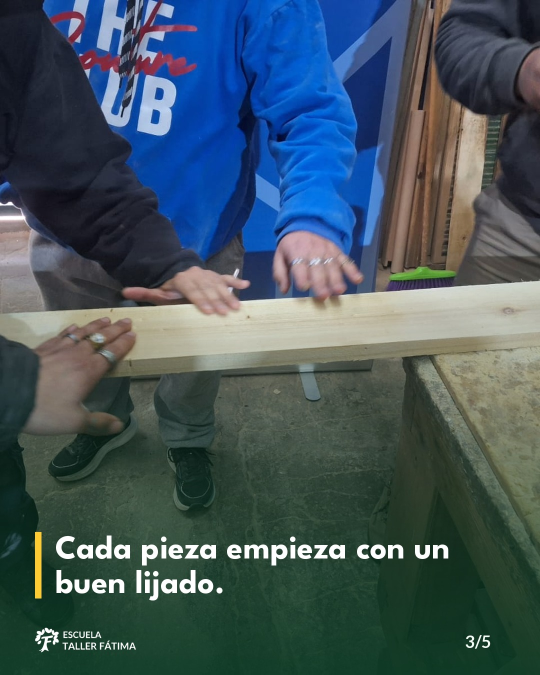
#> input picture clientes/tallerfatima/img/1117-carpinteria-3.jpg, 1080 x 1350 px, given in place of logo-blanco.png, which was not available (shown at 1/2 size)
$ python armar_piezas.py ../img/1117-carpinteria-3.jpg
#> lines starting #> are read from the running program, lines starting #| are printed output that depends on the picture
"""Arma las piezas gráficas de Escuela Taller Fátima con la identidad del manual de marca 2023.
Colores: verde #00894C, crema #F5FBF6, marrón #52453B, turquesa #17919C, verde claro #78B02A, amarillo #FFCB33.
Tipografías: League Spartan Bold (títulos) y Lato (textos).
Uso: python3 armar_piezas.py <carpeta_fuentes>   (carpeta con los .woff de Lato y League Spartan)
"""
import sys, os
from PIL import Image, ImageDraw, ImageFont, ImageFilter, ImageOps

BASE = os.path.dirname(os.path.dirname(os.path.abspath(__file__)))
F = os.path.join(BASE, "fotos")
OUT = os.path.join(BASE, "img")
os.makedirs(OUT, exist_ok=True)
FUENTES = sys.argv[1]
VERDE, CREMA, MARRON, AMARILLO = "#00894C", "#F5FBF6", "#52453B", "#FFCB33"

def fuente(nombre, tam):
    return ImageFont.truetype(os.path.join(FUENTES, nombre), tam)

SP = lambda t: fuente("league-spartan-latin-700-normal.woff", t)
LATO = lambda t: fuente("lato-latin-400-normal.woff", t)
LATOB = lambda t: fuente("lato-latin-700-normal.woff", t)
LOGO_B = Image.open(os.path.join(BASE, "marca", "logo-blanco.png")).convert("RGBA")
LOGO_V = Image.open(os.path.join(BASE, "marca", "logo-verde.png")).convert("RGBA")
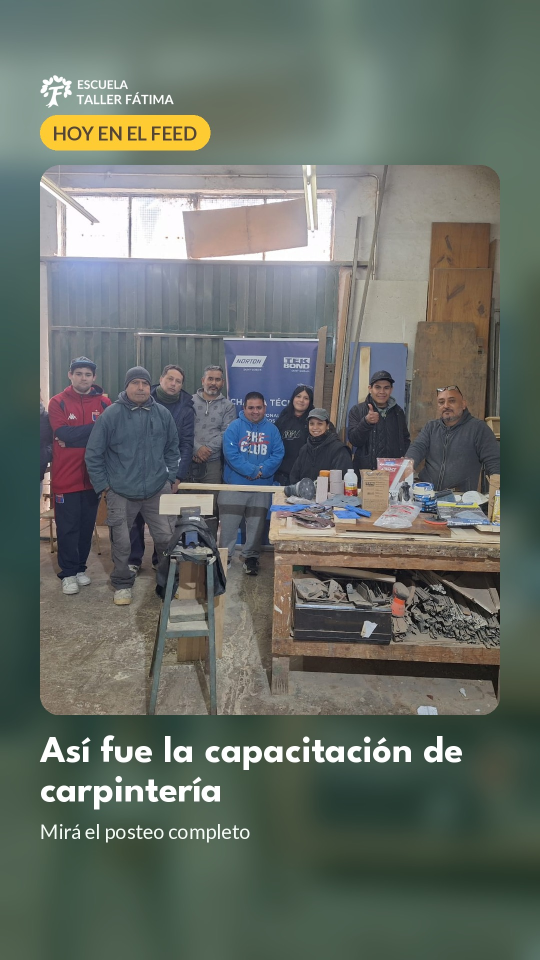
#> input picture clientes/tallerfatima/img/1117-historia.jpg, 1080 x 1920 px, given in place of logo-verde.png, which was not available (shown at 1/2 size)

def recortar(ruta, w, h, centro=(0.5, 0.45)):
    im = ImageOps.exif_transpose(Image.open(ruta)).convert("RGB")
    return ImageOps.fit(im, (w, h), Image.LANCZOS, centering=centro)

def logo(lienzo, cual, ancho, x, y):
    l = cual.copy(); l.thumbnail((ancho, ancho))
    bb = l.getbbox(); l = l.crop(bb)
    lienzo.paste(l, (x, y), l)

def texto_lineas(d, lineas, fnt, x, y, color, inter=1.12):
    for ln in lineas:
        d.text((x, y), ln, font=fnt, fill=color)
        y += int(fnt.size * inter)
    return y

def partir(d, texto, fnt, ancho):
    pal, lineas, act = texto.split(), [], ""
    for p in pal:
        prueba = (act + " " + p).strip()
        if d.textlength(prueba, font=fnt) <= ancho: act = prueba
        else: lineas.append(act); act = p
    if act: lineas.append(act)
    return lineas

def portada(foto, etiqueta, titulo, sub, salida, deslizar=True):
    W, H = 1080, 1350
    c = Image.new("RGB", (W, H), CREMA)
    c.paste(recortar(foto, W, 830), (0, 0))
    d = ImageDraw.Draw(c)
    d.rectangle([0, 830, W, H], fill=VERDE)
    d.rounded_rectangle([70, 785, 70 + d.textlength(etiqueta, font=LATOB(34)) + 56, 860], 38, fill=AMARILLO)
    d.text((98, 800), etiqueta, font=LATOB(34), fill=MARRON)
    y = texto_lineas(d, partir(d, titulo, SP(92), W - 140), SP(92), 70, 905, "white", 1.02)
    texto_lineas(d, partir(d, sub, LATO(40), W - 140), LATO(40), 70, y + 18, CREMA, 1.3)
    logo(c, LOGO_B, 330, 70, H - 120)
    if not deslizar:
        c.save(salida, quality=92); return
    tx = W - 120 - d.textlength("Deslizá", font=LATOB(36))
    d.text((tx, H - 100), "Deslizá", font=LATOB(36), fill=AMARILLO)
    d.polygon([(W - 105, H - 95), (W - 70, H - 78), (W - 105, H - 61)], fill=AMARILLO)
    c.save(salida, quality=92)

def foto_con_texto(foto, frase, salida, n=None, centro=(0.5, 0.45)):
    W, H = 1080, 1350
    c = recortar(foto, W, H, centro)
    grad = Image.new("L", (1, 256))
    for i in range(256): grad.putpixel((0, i), int(max(0, i - 90) * 1.35))
    sombra = Image.new("RGB", (W, H), "#0b3d26"); mask = grad.resize((W, H))
    c = Image.composite(sombra, c, mask)
    d = ImageDraw.Draw(c)
    lineas = partir(d, frase, SP(66), W - 160)
    y0 = H - 140 - len(lineas) * 70
    d.rectangle([70, y0 - 6, 82, y0 + len(lineas) * 70 - 14], fill=AMARILLO)
    texto_lineas(d, lineas, SP(66), 110, y0, "white", 1.06)
    logo(c, LOGO_B, 250, 70, H - 95)
    if n: d.text((W - 150, H - 88), n, font=LATOB(34), fill=CREMA)
    c.save(salida, quality=92)

def cierre(titulo, texto, salida):
    W, H = 1080, 1350
    c = Image.new("RGB", (W, H), VERDE); d = ImageDraw.Draw(c)
    hoja = Image.open(os.path.join(BASE, "marca", "hoja-verde.png")).convert("RGBA").resize((520, 520))
    r, g, b, a = hoja.split(); hoja = Image.merge("RGBA", (r.point(lambda v: 0), g.point(lambda v: 160), b.point(lambda v: 90), a.point(lambda v: v * 0.35)))
    c.paste(hoja, (W - 430, -120), hoja)
    y = texto_lineas(d, partir(d, titulo, SP(88), W - 160), SP(88), 80, 330, "white", 1.02)
    texto_lineas(d, partir(d, texto, LATO(44), W - 160), LATO(44), 80, y + 40, CREMA, 1.35)
    d.rounded_rectangle([80, 1010, 80 + d.textlength("Escribinos por mensaje", font=LATOB(42)) + 70, 1100], 45, fill=AMARILLO)
    d.text((115, 1030), "Escribinos por mensaje", font=LATOB(42), fill=MARRON)
    logo(c, LOGO_B, 360, 80, H - 140)
    c.save(salida, quality=92)

def historia(foto, arriba, grande, abajo, salida):
    W, H = 1080, 1920
    fondo = recortar(foto, W, H).filter(ImageFilter.GaussianBlur(28))
    fondo = Image.blend(fondo, Image.new("RGB", (W, H), "#0b3d26"), 0.45)
    ph = recortar(foto, 920, 1100)
    m = Image.new("L", ph.size, 0); ImageDraw.Draw(m).rounded_rectangle([0, 0, *ph.size], 40, fill=255)
    fondo.paste(ph, (80, 330), m)
    d = ImageDraw.Draw(fondo)
    logo(fondo, LOGO_B, 330, 80, 150)
    d.rounded_rectangle([80, 230, 80 + d.textlength(arriba, font=LATOB(38)) + 50, 300], 35, fill=AMARILLO)
    d.text((105, 243), arriba, font=LATOB(38), fill=MARRON)
    y = texto_lineas(d, partir(d, grande, SP(76), W - 160), SP(76), 80, 1470, "white", 1.04)
    if abajo: texto_lineas(d, partir(d, abajo, LATO(40), W - 160), LATO(40), 80, y + 10, CREMA)
    fondo.save(salida, quality=92)

if __name__ == "__main__":
    # Carrusel 1: Carpintería (martes 17/11)
    portada(f"{F}/carpinteria/grupo-1.jpg", "TALLER DE CARPINTERÍA", "Aprender un oficio con las manos",
            "Así se vivió la capacitación de carpintería para adultos.", f"{OUT}/1117-carpinteria-1.jpg")
#> in portada, `c = Image.new("RGB", (W, H), CREMA)`:
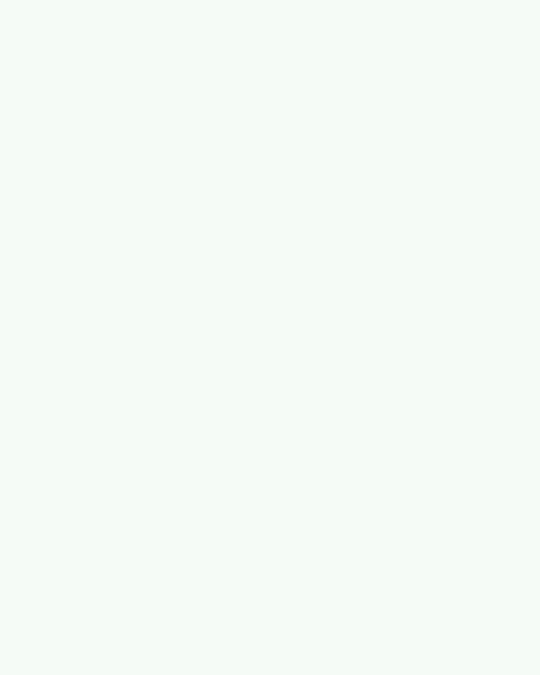
#> c: PIL image 1080x1350 RGB (shown at 1/2 size); mean R, G, B 245, 251, 246
#> in recortar, im is the input picture: PIL image 1080x1920 RGB; mean R, G, B 102.7, 109.7, 102.1
#> in recortar, `return ImageOps.fit(im, (w, h), Image.LANCZOS, centering=centro)`:
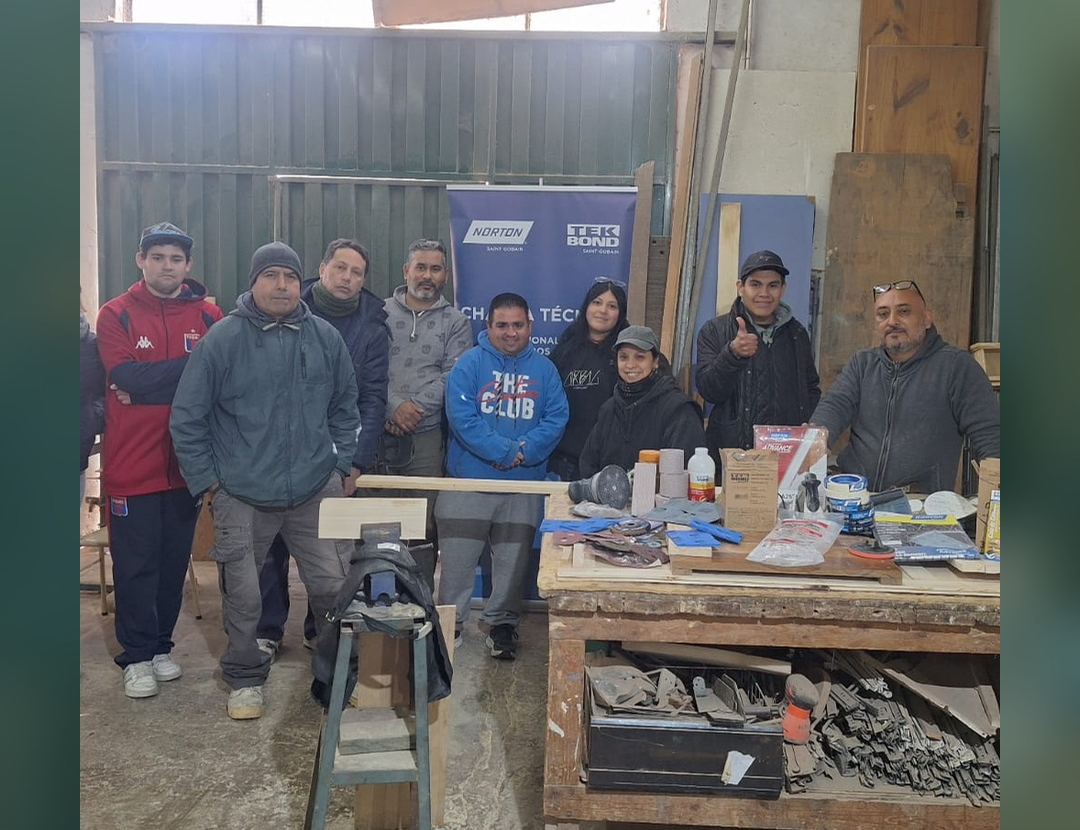
#> returned value: PIL image 1080x830 RGB; mean R, G, B 102.9, 103.4, 103.4
#> in portada, `c.paste(recortar(foto, W, 830), (0, 0))`:
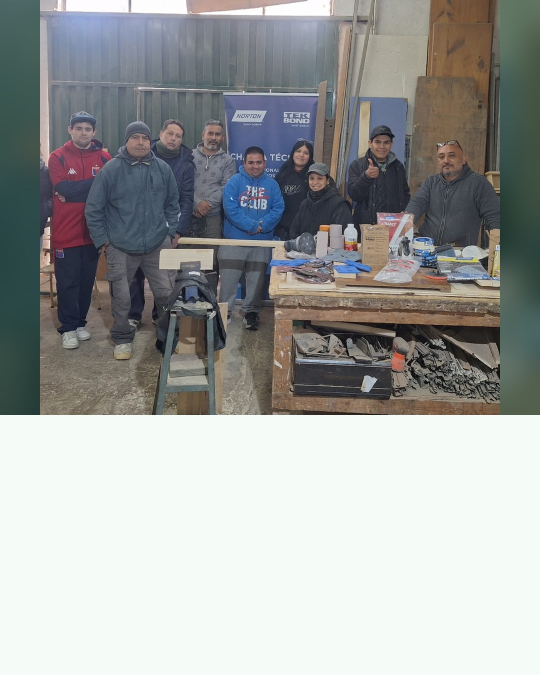
#> c: PIL image 1080x1350 RGB (shown at 1/2 size); mean R, G, B 157.6, 160.2, 158.3
#> in portada, `y = texto_lineas(d, partir(d, titulo, SP(92), W - 140), SP(92), 70, 90..`: y = 1091
#> in logo, `l.thumbnail((ancho, ancho))`:
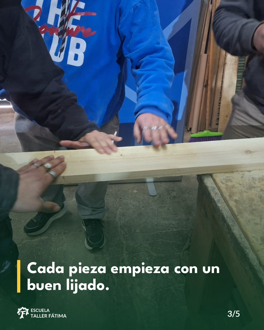
#> l: PIL image 264x330 RGBA; mean R, G, B, A 66.5, 85.1, 93.3, 255
#> in logo, `bb = l.getbbox()`: bb = (0, 0, 264, 330)
#> in logo, `lienzo.paste(l, (x, y), l)`:
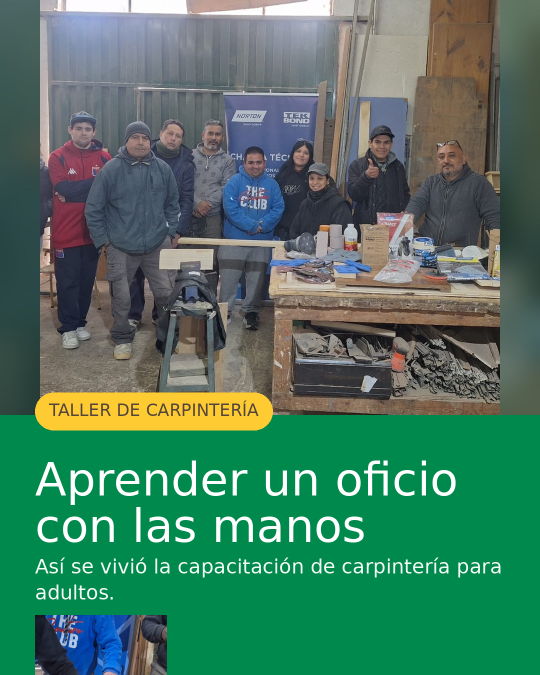
#> lienzo: PIL image 1080x1350 RGB (shown at 1/2 size); mean R, G, B 74.2, 119.3, 97
#> in portada, `tx = W - 120 - d.textlength("Deslizá", font=LATOB(36))`: tx = 830.4
#> in portada, `c.save(salida, quality=92)`:
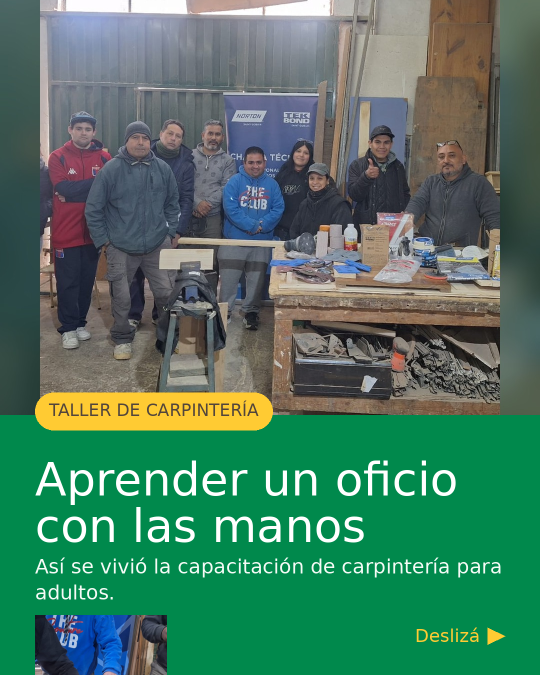
#> saved as 1117-carpinteria-1.jpg: PIL image 1080x1350 RGB (shown at 1/2 size); mean R, G, B 74.5, 119.4, 97
    foto_con_texto(f"{F}/carpinteria/profe-ensenando.jpg", "Se aprende mirando, preguntando y haciendo.", f"{OUT}/1117-carpinteria-2.jpg", "2/5")
#> (the run stopped early here; a loop or call above may not have finished)
